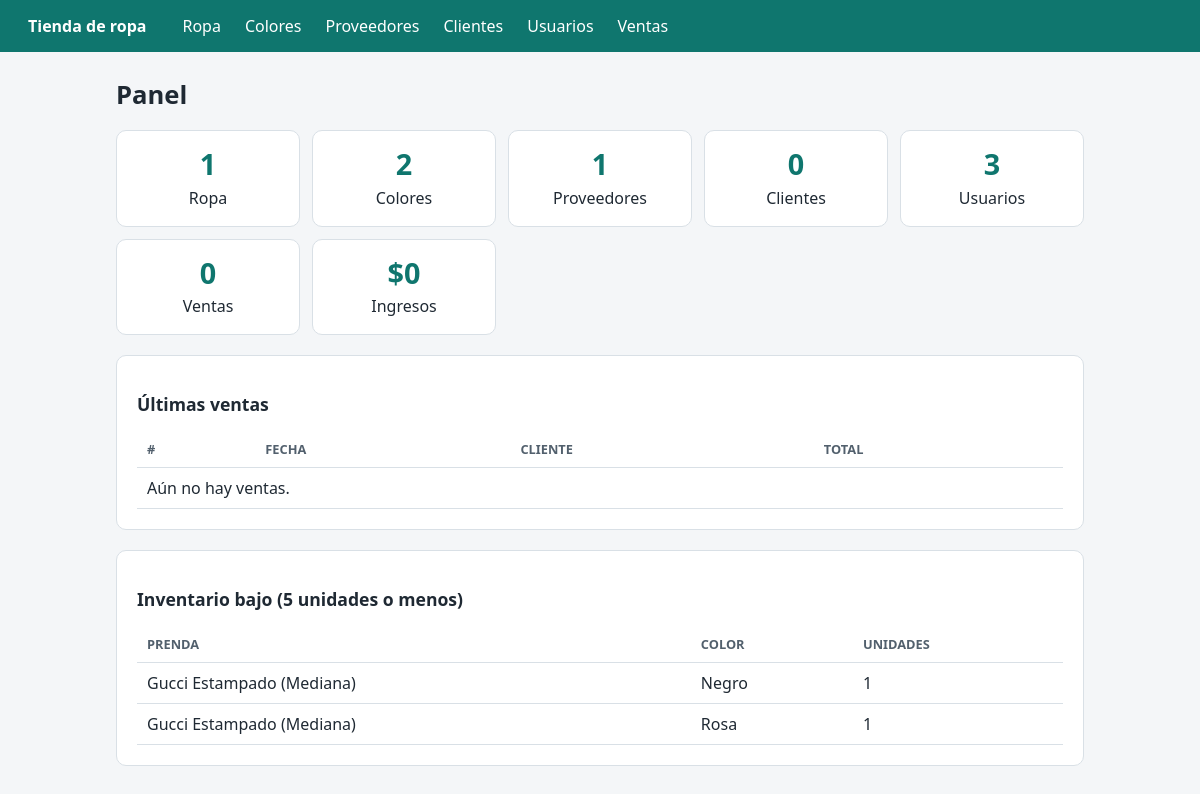
The page / on the database its author committed.
### tienda/models.py (models this page shows, shortened)
class Inventario(models.Model):
    ropa = models.ForeignKey(Ropa, on_delete=models.CASCADE, related_name="inventarios")
    color = models.ForeignKey(Color, on_delete=models.PROTECT, related_name="inventarios")
    unidades = models.PositiveIntegerField("unidades", default=0)
    class Meta:
        verbose_name = "inventario"
        verbose_name_plural = "inventarios"
        constraints = [
            models.UniqueConstraint(
                fields=["ropa", "color"], name="inventario_ropa_color_uniq",
            ),
        ]

class Ropa(models.Model):
    class Tipo(models.TextChoices):
        PLAYERA = "PLAYERA", "Playera"
        CAMISA = "CAMISA", "Camisa"
        PANTALON = "PANTALON", "Pantalón"
        SHORT = "SHORT", "Short"
        VESTIDO = "VESTIDO", "Vestido"
        FALDA = "FALDA", "Falda"
        SUDADERA = "SUDADERA", "Sudadera"
        CHAMARRA = "CHAMARRA", "Chamarra"
        OTRO = "OTRO", "Otro"
    class Talla(models.TextChoices):
        UNITALLA = "U", "Unitalla"
        CH = "CH", "Chica"
        M = "M", "Mediana"
        G = "G", "Grande"
        XG = "XG", "Extra grande"
    modelo = models.CharField("modelo", max_length=50)
    descripcion = models.CharField(
        "descripción", max_length=200, blank=True, default="",
    )
    tipo = models.CharField(
        "tipo", max_length=10, choices=Tipo.choices, default=Tipo.OTRO,
    )
    marca = models.CharField("marca", max_length=50)
    precio = models.DecimalField(
        "precio", max_digits=8, decimal_places=2,
        validators=[MinValueValidator(Decimal("0.01"))],
    )
    talla = models.CharField(
        "talla", max_length=2, choices=Talla.choices, default=Talla.UNITALLA,
    )
    proveedor = models.ForeignKey(
        Proveedor, on_delete=models.PROTECT, related_name="prendas",
    )
    colores = models.ManyToManyField(
        Color, through="Inventario", related_name="prendas",
    )
    class Meta:
        verbose_name = "prenda"
        verbose_name_plural = "ropa"
        ordering = ["marca", "modelo"]
        constraints = [
            models.UniqueConstraint(
                fields=["modelo", "marca", "talla"], name="ropa_modelo_marca_talla_uniq",
            ),
        ]
    def __str__(self):
        return f"{self.marca} {self.modelo} ({self.get_talla_display()})"

class Color(models.Model):
    descripcion = models.CharField(
        "descripción", max_length=30, unique=True,
        help_text="Ej. Negro, Blanco, Azul.",
    )
    class Meta:
        verbose_name = "color"
        verbose_name_plural = "colores"
        ordering = ["descripcion"]
    def __str__(self):
        return self.descripcion

### tienda/views.py (the view)
# urls.py: path("", views.Inicio.as_view(), name="inicio"),
class Inicio(TemplateView):
    template_name = "tienda/inicio.html"
    def get_context_data(self, **kwargs):
        ctx = super().get_context_data(**kwargs)
        ctx["resumen"] = [(m["titulo"], m["model"].objects.count(), s) for s, m in MODULOS.items()]
        ctx["ingresos"] = Venta.objects.aggregate(t=Sum("total"))["t"] or 0
        ctx["ultimas"] = Venta.objects.select_related("cliente")[:5]
        ctx["bajo_stock"] = (
            Inventario.objects.filter(unidades__lte=5).select_related("ropa", "color")[:8])
        return ctx

### tienda/templates/tienda/inicio.html
{% extends "tienda/base.html" %}
{% block contenido %}
<h1>Panel</h1>
<div class="grid">
  {% for nombre, n, s in resumen %}
  <a class="card" href="{% url 'lista' s %}" style="text-decoration:none;color:inherit">
    <div class="num">{{ n }}</div>{{ nombre }}
  </a>
  {% endfor %}
  <div class="card">
  <div class="num" title="${{ ingresos }}">${{ ingresos|floatformat:0 }}</div>
  Ingresos
</div>
</div>
<div class="card tabla">
  <h2>Últimas ventas</h2>
  <table>
    <tr><th>#</th><th>Fecha</th><th>Cliente</th><th>Total</th></tr>
    {% for v in ultimas %}
    <tr><td>{{ v.pk }}</td><td>{{ v.fecha }}</td><td>{{ v.cliente }}</td><td>${{ v.total }}</td></tr>
    {% empty %}<tr><td colspan="4">Aún no hay ventas.</td></tr>{% endfor %}
  </table>
</div>
<div class="card tabla">
  <h2>Inventario bajo (5 unidades o menos)</h2>
  <table>
    <tr><th>Prenda</th><th>Color</th><th>Unidades</th></tr>
    {% for i in bajo_stock %}
    <tr><td>{{ i.ropa }}</td><td>{{ i.color }}</td><td>{{ i.unidades }}</td></tr>
    {% empty %}<tr><td colspan="3">Sin alertas.</td></tr>{% endfor %}
  </table>
</div>
{% endblock %}

### tienda/templates/tienda/base.html (style rules this page uses)
:root { --c:#0f766e;--bg:#f4f6f8;--t:#1f2933;--b:#d9e0e6 }
* { box-sizing:border-box }
body { margin:0;font:16px/1.5 system-ui,sans-serif;background:var(--bg);color:var(--t) }
.card { background:#fff;border:1px solid var(--b);border-radius:10px;padding:20px;margin-bottom:20px }
h1 { margin:0 0 16px;font-size:1.6rem }
h2 { font-size:1.1rem }
.tabla { overflow-x:auto }
table { width:100%;border-collapse:collapse }
th,td { text-align:left;padding:8px 10px;border-bottom:1px solid var(--b) }
th { font-size:.8rem;text-transform:uppercase;color:#52606d }
.grid { display: grid; grid-template-columns: repeat(auto-fit, minmax(180px, 1fr)); gap: 12px; margin-bottom: 20px; }
.grid .card { margin: 0; text-align: center; display: flex; flex-direction: column; justify-content: center; align-items: center; overflow: hidden; padding: 16px; }
.num { font-size: clamp(1.2rem, 2.5vw, 1.8rem); font-weight: 700; color: var(--c); width: 100%; word-break: break-all; line-height: 1.2; margin-bottom: 4px; }

### rows shown on the page
Inventario: ropa "Gucci Estampado (Mediana)", color "Negro", unidades "1"
Inventario: ropa "Gucci Estampado (Mediana)", color "Rosa", unidades "1"

### other values the page prints
{{ n }} "1" "2" "1" "0" "3" "0"
{{ nombre }} "Ropa" "Colores" "Proveedores" "Clientes" "Usuarios" "Ventas"
{{ ingresos|floatformat:0 }} "0"
